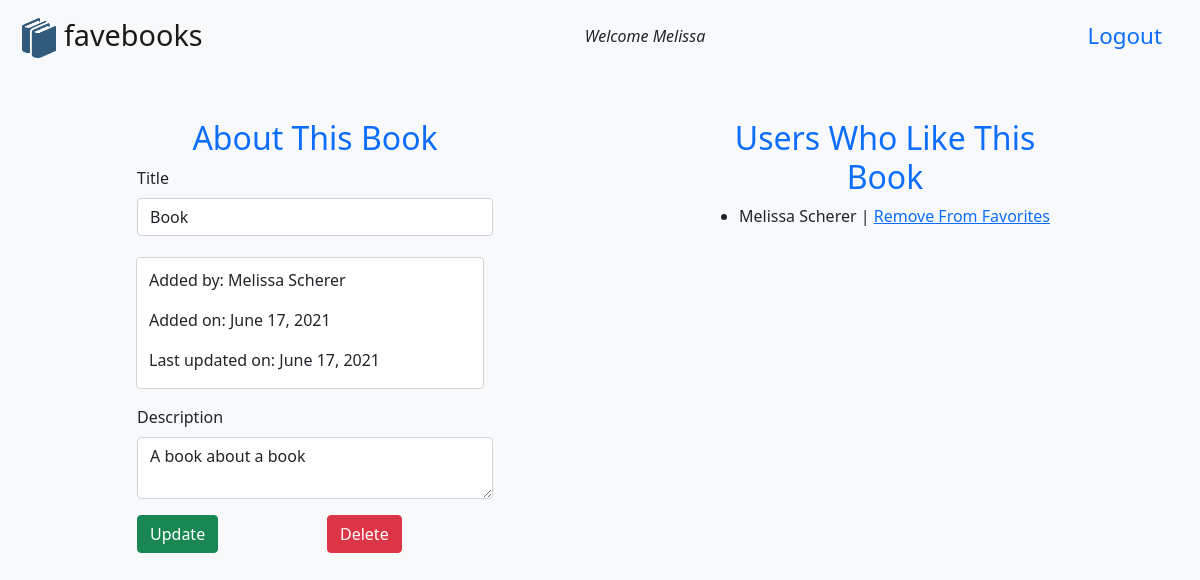
Page /books/4 (signed in) on the committed database.
### log_reg_app/models.py (models this page shows)
class User(models.Model):
    first_name = models.CharField(max_length= 45)
    last_name = models.CharField(max_length= 45)
    email = models.CharField(max_length= 255)
    password = models.CharField(max_length= 45)
    created_at = models.DateTimeField(auto_now_add=True)
    updated_at = models.DateTimeField(auto_now=True)
    objects = UserManager()

class Book(models.Model):
    title = models.CharField(max_length= 255)
    desc = models.TextField()
    created_at = models.DateTimeField(auto_now_add=True)
    updated_at = models.DateTimeField(auto_now=True)
    uploaded_by = models.ForeignKey(User, related_name="books_uploaded", on_delete = models.CASCADE)
    users_who_like = models.ManyToManyField(User, related_name="liked_books")
    objects = BookManager()

### log_reg_app/views.py (the view)
# urls.py: path('books/<int:book_id>', views.info),
def info(request,book_id):
    this_book = Book.objects.get(id=book_id)
    this_user = User.objects.get(id=request.session['user_id'])
    context = {
        'this_book': this_book,
        'this_user': this_user
    }
    if this_book.uploaded_by.id == this_user.id:
        return render(request, 'edit.html', context)
    else:
        return render(request, 'show.html', context)

### log_reg_app/templates/edit.html (shortened to what this page needs)
<!DOCTYPE html>
<html lang="en">
<head>
    {% load static%}
    <link href="https://cdn.jsdelivr.net/npm/bootstrap@5.0.1/dist/css/bootstrap.min.css" rel="stylesheet">
    <link rel="stylesheet" href="{% static 'css/style.css' %}">
</head>
<body class="container bg-light">
    <nav class=" col-12 navbar navbar-light bg-light justify-content-between">
        <a class="navbar-brand app-small" href="/books"><img class="small-book" src="/static/img/book.png" alt="Book Icon"> favebooks</a>
        <div class="welcome">Welcome {{this_user.first_name}}</div>
        <a class="nav-link logout" href="/user/logout">Logout</a>
    </nav>
    <div class="col-12 mt-5">
        <div class="row">
            <div class="col-4 offset-1 mb-3">
                <h2 class="form-label text-center text-primary">About This Book</h2>
                <form action="/books/{{this_book.id}}/update" method="POST" class="row">
                    <div class="col-md-12 mb-3">
                        <label for="title" class="form-label">Title</label>
                        <input type="text" class="form-control" name="title" value="{{this_book.title}}">
                    </div>
                    <div class="col-md-11 mb-3 book-box-edit">
                        <div class="col-md-12 mb-3 form-label"> Added by: {{this_book.uploaded_by.first_name}} {{this_book.uploaded_by.last_name}}</div>
                        <div class="col-md-12 mb-3 form-label"> Added on: {{this_book.created_at|date}}</div>
                        <div class="col-md-12 mb-3 form-label"> Last updated on: {{this_book.updated_at|date}}</div>
                    </div>
                    <div class="col-md-12 mb-3">
                        <label for="description" class="form-label">Description</label>
                        <textarea type="text" class="form-control" name="description">{{this_book.desc}}</textarea>
                    </div>
                    <div class="col-6 mb-3">
                        <button type="submit" class="btn btn-success">Update</button>
                    </div>
                    <div class="col-6 mb-3">
                        <a href="books/{{this_book.id}}/delete" class="btn btn-danger">Delete</a>
                    </div>
                </form>
            </div>
            <div class="col-4 offset-2 mb-3">
                <h2 class="text-center text-primary">Users Who Like This Book</h2>
                <ul col-12>
                    {% for user in this_book.users_who_like.all %}
                        <li>{{user.first_name}} {{user.last_name}}
                            {%if user == this_user and this_user in this_book.users_who_like.all %}
                            <span> | </span><a href="/books/{{this_book.id}}/unfavorite">Remove From Favorites</a>
                            {%endif%}
                        </li>
                    {% endfor %}
                </ul>
            </div>
        </div>
    </div>
</body>
</html>

### log_reg_app/static/css/style.css (style rules this page uses)
.small-book { height: 40px; width: auto; vertical-align: middle; }
.app-small { font-size: 1.8em; vertical-align: middle; font-weight: 500; margin-left: -20px; }
.welcome { font-style: italic; }
.logout { margin-right: -20px; font-size: 1.4em; }
.book-box-edit { border: 1px lightgrey solid; border-radius: 4px; background-color: rgb(255,255,255); margin: 5px 0px 0px 11px; padding-top: 10px; }

### rows in the picture
User: first_name "Melissa", last_name "Scherer"
Book: title "Book", uploaded_by.first_name "Melissa", uploaded_by.last_name "Scherer", created_at "June 17, 2021", updated_at "June 17, 2021", description "A book about a book"
